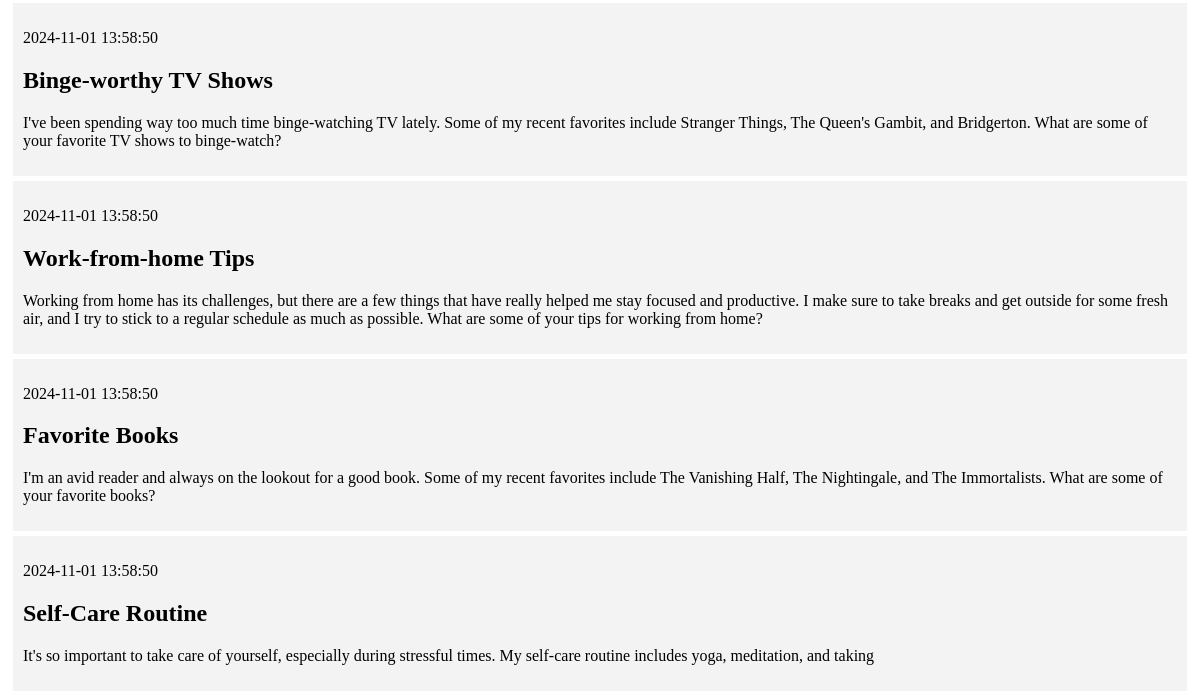
Before: / (lower part) with the older database file.
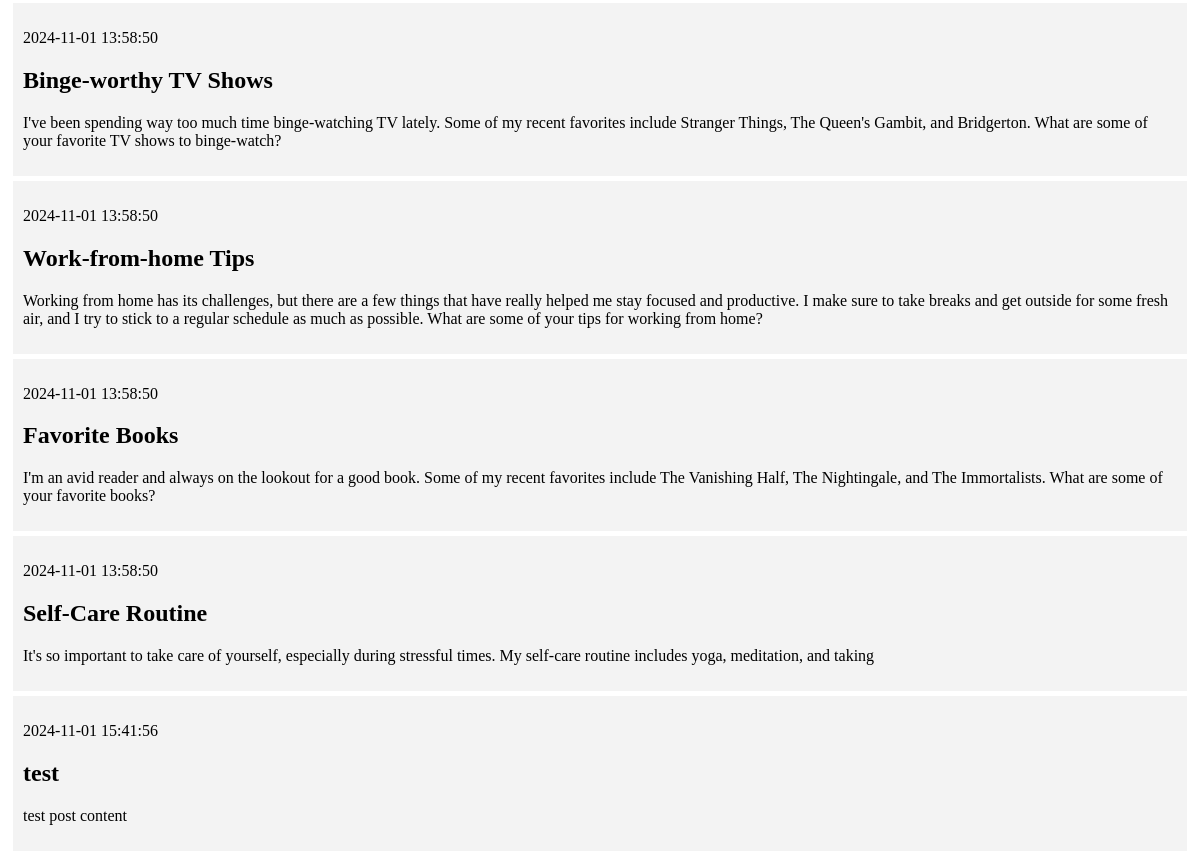
After: the same page with the newer database file.
### tables this page shows
CREATE TABLE posts (
    id INTEGER PRIMARY KEY AUTOINCREMENT,
    created TIMESTAMP NOT NULL DEFAULT CURRENT_TIMESTAMP,
    title TEXT NOT NULL,
    content TEXT NOT NULL
);

### app.py (the view)
@app.route('/')
def index():
    conn = get_db_connection()
    posts = conn.execute('SELECT * FROM posts').fetchall()
    conn.close()
    return render_template('index.html', posts=posts)

### app.py (called while the page is built)
def get_db_connection():
    conn = sqlite3.connect('database.db')
    conn.row_factory = sqlite3.Row
    return conn

### templates/index.html (shortened to what this page needs)
{% extends 'base.html' %}
{% block content %}
    {% for post in posts %}
        <div class='post'>
            <p>{{ post['created'] }}</p>
            <h2>{{ post['title'] }}</h2>
            <p>{{ post['content'] }}</p>
        </div>
    {% endfor %}
{% endblock %}

Changed rows visible on the page:
added posts: created "2024-11-01 15:41:56", title "test", content "test post content"
